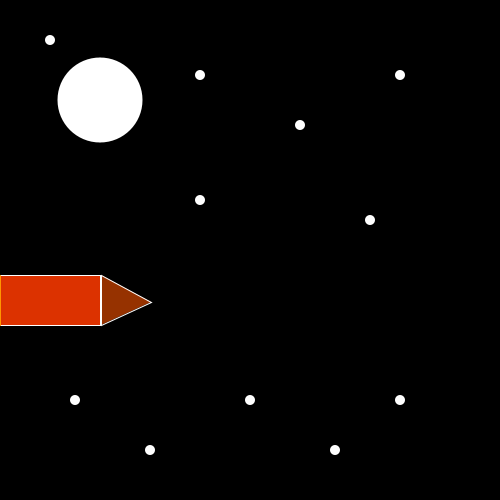
Frame 1 (no input)
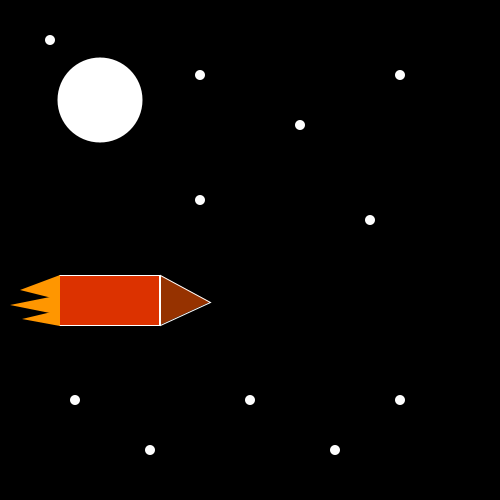
Frame 60 (the mouse pressed at the canvas centre just before this capture)
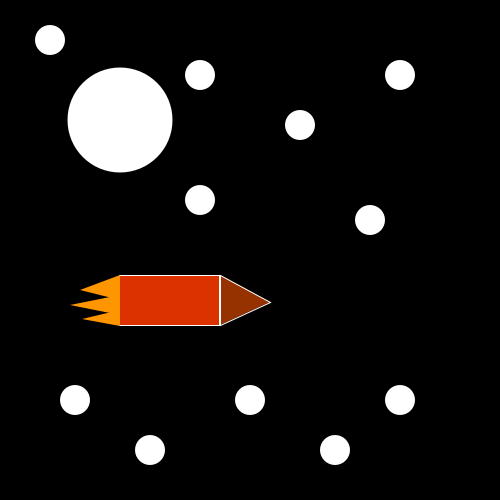
Frame 120 (the mouse held since frame 60 and released just before this capture)

The Processing sketch that drew these frames (run headless with seeded random() and noise(); from frame 60 on, the mouse is pressed at the canvas centre):

// Processing sketch: processing_12227
// ── processing_12227.pde

//Assignment #2
//Anna Perocchi
//aperocchi@brynmawr.edu	
//September 16, 2010

//set float and int values 
float rocketX;
float rocketY;

int X = 100;
int Y = 100;

void setup () {
  size (500, 500);
  rocketX = 0;
  rocketY = 275;
  smooth ();
  frameRate (120);
  
}

//moon
void draw () {
  background (0);
  noStroke (); 
  fill (255);
  ellipse (X, Y, X - 15, Y - 15); 
  
  //stars
  noStroke (); 
  fill (255);
  ellipse (200, 200, X - 90, Y - 90);
 
  noStroke (); 
  fill (255);
  ellipse (400, 400, X - 90, Y - 90);
 
  noStroke (); 
  fill (255);
  ellipse (150, 450, X - 90, Y - 90); 
  
  noStroke (); 
  fill (255);
  ellipse (250, 400, X - 90, Y - 90); 
  
  noStroke (); 
  fill (255);
  ellipse (75, 400, X - 90, Y - 90); 
  
  noStroke (); 
  fill (255);
  ellipse (400, 75, X - 90, Y - 90);

  noStroke (); 
  fill (255);
  ellipse (300, 125, X - 90, Y - 90);
  
  noStroke (); 
  fill (255);
  ellipse (200, 75, X - 90, Y - 90);
  
  noStroke (); 
  fill (255);
  ellipse (370, 220, X - 90, Y - 90);
  
  noStroke (); 
  fill (255);
  ellipse (50, 40, X - 90, Y - 90);
  
  noStroke (); 
  fill (255);
  ellipse (335, 450, X - 90, Y - 90);
  
  //body (rectangle) part of rocket 
  stroke (255);
  fill (220, 50, 0);
  rect (rocketX, rocketY, 100, 50);
  
  //set conditionals so rocket can move across the screen continually 
  rocketX = rocketX + 1;
  
  
  if(rocketX > width) {
    rocketX = 0;
  }
  if(rocketY > width) {
    rocketY = 0;
  }
  
  //nose cone of rocket (brown triangle)
  stroke (255);
  fill (150, 50, 0);
  triangle (rocketX + 100, rocketY, rocketX + 150, rocketY + 27, rocketX + 100, 325);
  
  //rocket's fire
  noStroke ();
  fill (255, 150, 0);
  triangle (rocketX, rocketY, rocketX - 40, rocketY + 15, rocketX, rocketY + 25);
  
  noStroke ();
  fill (255, 150, 0);
  triangle (rocketX, rocketY + 20, rocketX - 50, rocketY + 30, rocketX, rocketY + 40);
  
  noStroke ();
  fill (255, 150, 0);
  triangle (rocketX, rocketY +35, rocketX - 38, rocketY + 44, rocketX, rocketY + 51);

    
  
}

//moon and stars get bigger when mouse is pressed
void mousePressed () {
  X = X + 20;
  Y = Y + 20;
  
}
//if a key is pressed, moon and stars return to original setting 
void keyPressed () {
  X = 100;
  Y = 100;
  
}
